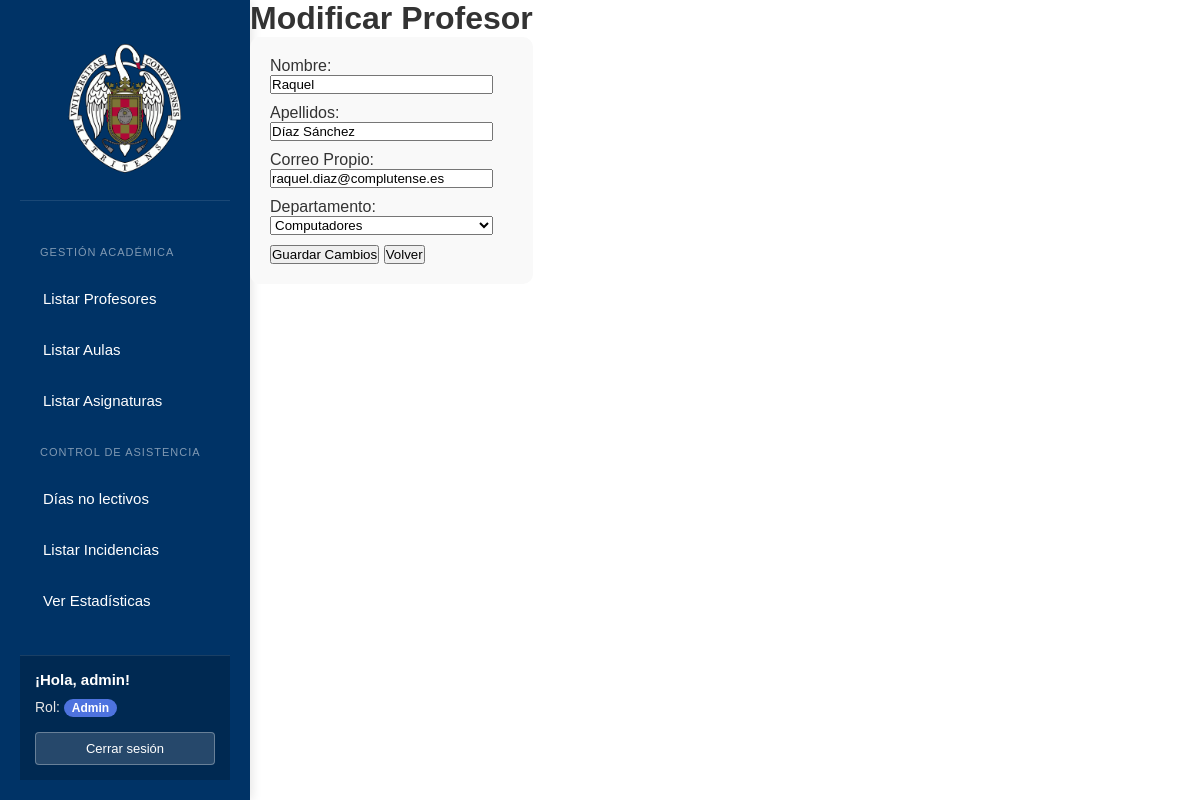
/ModificarProfesor.php?id=1 (signed in), run on the app's committed database.
### tables this page shows
CREATE TABLE `profesores` (
  `id` int(11) NOT NULL,
  `nombre` varchar(50) NOT NULL,
  `apellidos` varchar(100) NOT NULL,
  `CorreoPropio` varchar(100) DEFAULT NULL,
  `departamento_id` int(11) DEFAULT NULL
);

CREATE TABLE `departamento` (
  `id` int(11) NOT NULL,
  `nombre_departamento` varchar(100) NOT NULL,
  `jefe_id` int(11) DEFAULT NULL,
  `correo_departamento` varchar(100) NOT NULL
);

### ModificarProfesor.php (the view, shortened to what this page needs)
<?php
include("php/conexion.php");
if (isset($_GET['id']) && !empty($_GET['id']) && is_numeric($_GET['id'])) {
    $profesor_id = intval($_GET['id']);
    try {
        $stmt = $conn->prepare("SELECT id, nombre, apellidos, correoPropio, departamento_id FROM profesores WHERE id = ?");
        $stmt->bind_param("i", $profesor_id);
        $stmt->execute();
        $result = $stmt->get_result();
        if ($result->num_rows > 0) {
            $profesor = $result->fetch_assoc();
        } else {
            die("Profesor no encontrado.");
        }
    } catch (Exception $e) {
        die("Error al obtener datos del profesor: " . htmlspecialchars($e->getMessage()));
    }
} else {
    die("ID del profesor no especificado o inválido.");
}
?>
<!DOCTYPE html>
<html lang="es">
<head>
    <link rel="stylesheet" href="styles.css">
</head>
<body>
    <?php include("php/sidebar.php"); ?>
    <main class="content">
        <h1>Modificar Profesor</h1>
        <form action="php/ActualizarProfesor.php" method="POST" class="form-container">
            <div class="form-group">
                <label for="nombre">Nombre:</label>
                <input type="text" id="nombre" name="nombre"
                       value="<?php echo htmlspecialchars($profesor['nombre']); ?>"
                       pattern="[A-Za-zÀ-ÖØ-öø-ÿ\s]+"
                       title="Solo se permiten letras y espacios"
                       maxlength="100" required>
                <label for="apellidos">Apellidos:</label>
                <input type="text" id="apellidos" name="apellidos"
                       value="<?php echo htmlspecialchars($profesor['apellidos']); ?>"
                       pattern="[A-Za-zÀ-ÖØ-öø-ÿ\s]+"
                       title="Solo se permiten letras y espacios"
                       maxlength="150" required>
                <label for="correoPropio">Correo Propio:</label>
                <input type="email" id="correoPropio" name="correoPropio"
                       value="<?php echo htmlspecialchars($profesor['correoPropio']); ?>"
                       maxlength="255" required>
                <?php
                $query_departamentos = "SELECT id, nombre_departamento FROM departamento ORDER BY nombre_departamento";
                $stmt_departamentos = $conn->prepare($query_departamentos);
                $stmt_departamentos->execute();
                $result_departamentos = $stmt_departamentos->get_result();
                ?>
                <label for="departamento_id">Departamento:</label>
                <select id="departamento_id" name="departamento_id" required>
                    <?php while ($departamento = $result_departamentos->fetch_assoc()) { ?>
                        <option value="<?php echo htmlspecialchars($departamento['id']); ?>"
                                <?php if ($profesor['departamento_id'] == $departamento['id']) echo 'selected'; ?>>
                            <?php echo htmlspecialchars($departamento['nombre_departamento']); ?>
                        </option>
                    <?php } ?>
                </select>
            </div>
            <button type="submit">Guardar Cambios</button>
            <button type="button" onclick="history.back()">Volver</button>
        </form>
    </main>
</body>
</html>

### styles.css (style rules this page uses)
* { margin: 0; padding: 0; box-sizing: border-box; }
body { font-family: Arial, sans-serif; color: #333; height: 100vh; display: flex; }
.form-container { background-color: #f9f9f9; padding: 20px; border-radius: 10px; }
.form-group label { display: block; }
.form-group input, .form-group select { width: calc(100% - 20px); margin-bottom: 10px; }

### data on the page
profesores: nombre "Raquel", apellidos "Díaz Sánchez", correoPropio "raquel.diaz@complutense.es", departamento_id "Computadores"

### other printed values
$_SESSION['username'] "admin"
$_SESSION['rol'] "Admin"
